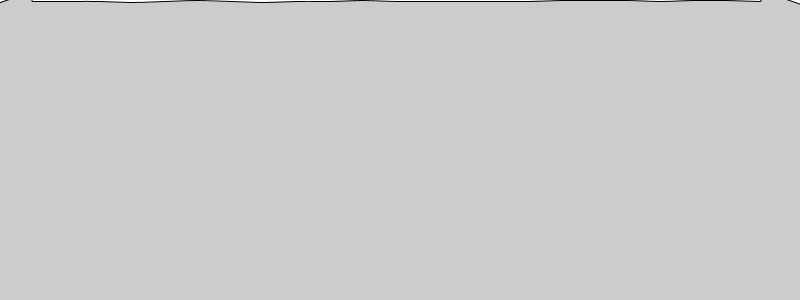
Frame 1 (no input)
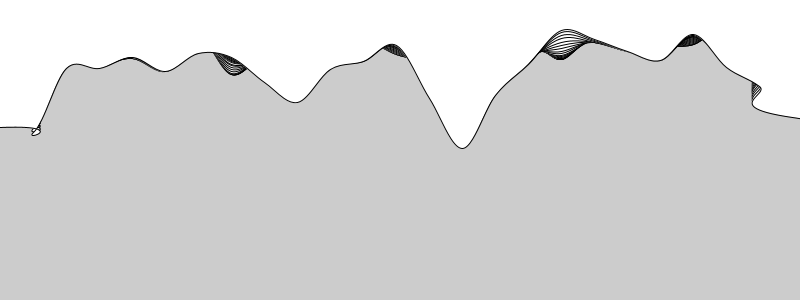
Frame 60 (the mouse pressed at the canvas centre just before this capture)
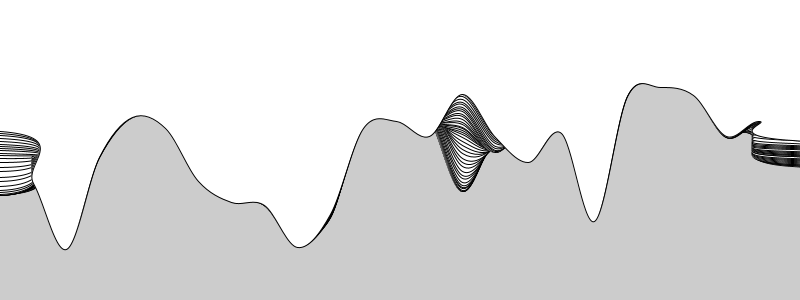
Frame 120 (the mouse held since frame 60 and released just before this capture)

The Processing sketch that drew these frames (run headless with seeded random() and noise(); from frame 60 on, the mouse is pressed at the canvas centre):

// Processing sketch: noise_falling_curtain
// ── noise_falling_curtain.pde
int num=25;

void setup() {
  size(800, 300);
  smooth();
}

void draw() {

  if (mousePressed && mouseButton == LEFT) filter(BLUR);
  if (mousePressed && mouseButton == RIGHT) background(204);
  //204 in grayscale is the default background color

  num=constrain(num, 2, 50);

  beginShape();
  curveVertex(3*width, 0);
  curveVertex(-width/2, -height/2);
  curveVertex(-width/2, height/2);
  
  for (int i=0; i<num; i++) {

    float n=noise(.5*(i), frameCount*.015);
    
    curveVertex( (width/ (num-1))*i,
    1.5*height*abs(sin(frameCount*2*PI/800))*n);
    
  }
  
  curveVertex(3*width/2, height/2);
  curveVertex(3*width/2, -height/2);
  curveVertex(-width/2, -height/2);
  curveVertex(width/2, 3*height);
  
  endShape();
}


void keyPressed() {
  if (key == '-') num--;
  if (key == '=') num++;
  println(num);
}
